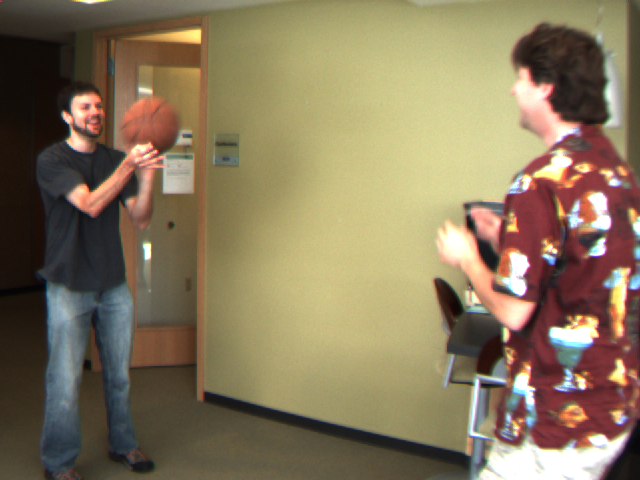
#> input picture Y4_Computer-Vision/CV-A3-Edge-Detection-Feature-Extraction/images/frame10.png, 640 x 480 px
$ jupyter execute --allow-errors assignment.ipynb
#> lines starting #> are read from the running program, lines starting #| are printed output that depends on the picture; after the words box and inside, x2 and y2 are one past the last pixel; in counts of white or black regions, pixels touching at a corner belong together
# CSL7360: Computer Vision - Assignment 3

**Student:** Atharva Date
**Roll Number:** B22AI045

---

## Setup: Import Libraries

[cell 1]
import numpy as np
import cv2
import matplotlib.pyplot as plt
from scipy.ndimage import convolve
from scipy.stats import multivariate_normal
import maxflow

print("All libraries imported successfully!")

---
# Question 1: Lucas-Kanade Optical Flow

Implementation of Lucas-Kanade optical flow with Harris corner detector from scratch.

## 1.1 Harris Corner Detector Implementation

[cell 2]
class HarrisCornerDetector:
    def __init__(self, k=0.04, threshold=0.01, window_size=3):
        self.k = k
        self.threshold = threshold
        self.window_size = window_size

    def detect(self, image):
        if len(image.shape) == 3:
            gray = cv2.cvtColor(image, cv2.COLOR_BGR2GRAY)
        else:
            gray = image

        gray = gray.astype(np.float32)

        Ix = convolve(gray, np.array([[-1, 0, 1], [-2, 0, 2], [-1, 0, 1]]))
        Iy = convolve(gray, np.array([[-1, -2, -1], [0, 0, 0], [1, 2, 1]]))

        Ixx = Ix * Ix
        Iyy = Iy * Iy
        Ixy = Ix * Iy

        window = np.ones((self.window_size, self.window_size))
        Sxx = convolve(Ixx, window)
        Syy = convolve(Iyy, window)
        Sxy = convolve(Ixy, window)

        det_M = (Sxx * Syy) - (Sxy ** 2)
        trace_M = Sxx + Syy
        R = det_M - self.k * (trace_M ** 2)

        corner_threshold = self.threshold * R.max()
        corners = R > corner_threshold

        corner_coords = np.argwhere(corners)
        corner_coords = corner_coords[:, [1, 0]]

        return corner_coords, R

print("✓ Harris Corner Detector class defined")

## 1.2 Lucas-Kanade Optical Flow Implementation

[cell 3]
class LucasKanadeOpticalFlow:
    def __init__(self, window_size=15):
        self.window_size = window_size
        self.half_window = window_size // 2

    def compute_flow(self, img1, img2, points):
        if len(img1.shape) == 3:
            gray1 = cv2.cvtColor(img1, cv2.COLOR_BGR2GRAY)
        else:
            gray1 = img1

        if len(img2.shape) == 3:
            gray2 = cv2.cvtColor(img2, cv2.COLOR_BGR2GRAY)
        else:
            gray2 = img2

        gray1 = gray1.astype(np.float32)
        gray2 = gray2.astype(np.float32)

        Ix = convolve(gray1, np.array([[-1, 0, 1], [-2, 0, 2], [-1, 0, 1]])) / 8.0
        Iy = convolve(gray1, np.array([[-1, -2, -1], [0, 0, 0], [1, 2, 1]])) / 8.0
        It = gray2 - gray1

        flows = []
        valid_points = []

        for point in points:
            x, y = int(point[0]), int(point[1])

            if (x - self.half_window < 0 or x + self.half_window >= gray1.shape[1] or
                y - self.half_window < 0 or y + self.half_window >= gray1.shape[0]):
                continue

            patch_Ix = Ix[y - self.half_window:y + self.half_window + 1,
                          x - self.half_window:x + self.half_window + 1].flatten()
            patch_Iy = Iy[y - self.half_window:y + self.half_window + 1,
                          x - self.half_window:x + self.half_window + 1].flatten()
            patch_It = It[y - self.half_window:y + self.half_window + 1,
                          x - self.half_window:x + self.half_window + 1].flatten()

            A = np.vstack((patch_Ix, patch_Iy)).T
            b = -patch_It

            ATA = A.T @ A

            if np.linalg.det(ATA) < 1e-5:
                continue

            flow = np.linalg.lstsq(A, b, rcond=None)[0]

            flows.append(flow)
            valid_points.append(point)

        return np.array(valid_points), np.array(flows)

print("✓ Lucas-Kanade Optical Flow class defined")

## 1.3 Load Input Frames

[cell 4]
img1 = cv2.imread('images/frame10.png')
#> img1 is the input picture: shape (480, 640, 3); mean B, G, R 91.8, 119.3, 134.9
img2 = cv2.imread('images/frame11.png')
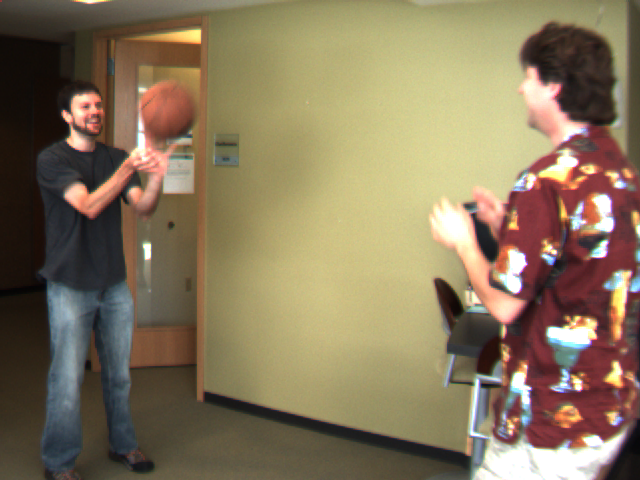
#> input picture Y4_Computer-Vision/CV-A3-Edge-Detection-Feature-Extraction/images/frame11.png, 640 x 480 px
#> img2 is the input picture: shape (480, 640, 3); mean B, G, R 91.6, 118.8, 134.6

if img1 is None or img2 is None:
    print("ERROR: Please place frame10.png and frame11.png in the images/ directory")
else:
    print(f"✓ Frame 1 loaded: {img1.shape}")
#| ✓ Frame 1 loaded: (480, 640, 3)
    print(f"✓ Frame 2 loaded: {img2.shape}")
#| ✓ Frame 2 loaded: (480, 640, 3)

    cv2.imwrite('outputs/frame10.png', img1)
    cv2.imwrite('outputs/frame11.png', img2)

    fig, axes = plt.subplots(1, 2, figsize=(12, 5))
    axes[0].imshow(cv2.cvtColor(img1, cv2.COLOR_BGR2RGB))
    axes[0].set_title('Frame 1 (frame10.png)')
    axes[0].axis('off')
    axes[1].imshow(cv2.cvtColor(img2, cv2.COLOR_BGR2RGB))
    axes[1].set_title('Frame 2 (frame11.png)')
    axes[1].axis('off')
    plt.tight_layout()
    plt.show()

## 1.4 Detect Harris Corners

[cell 5]
harris = HarrisCornerDetector(k=0.04, threshold=0.01, window_size=3)
corners, response = harris.detect(img1)
#> in detect, `corner_threshold = self.threshold * R.max()`: corner_threshold = 6.59e+09
#> in detect, `corners = R > corner_threshold`:
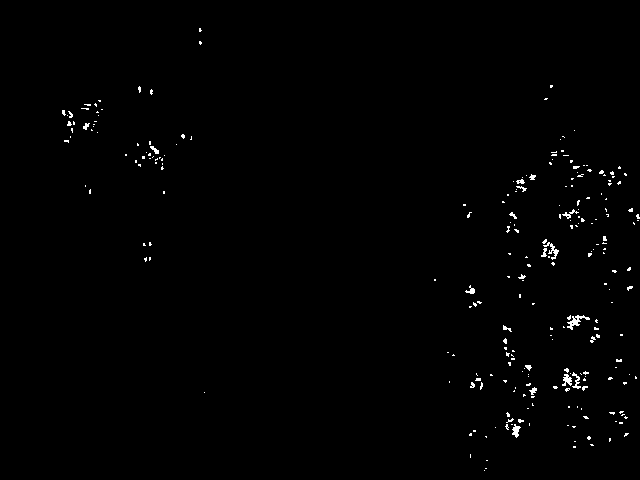
#> corners: shape (480, 640) bool; 0.75% white in thin lines or dots, all inside (x1, y1, x2, y2) = (62, 28, 640, 471)
#> in detect, `corner_coords = np.argwhere(corners)`: corner_coords = 2312 pairs, first value 28 to 470, second value 62 to 639
#> in detect, `corner_coords = corner_coords[:, [1, 0]]`: corner_coords = 2312 pairs, first value 62 to 639, second value 28 to 470
#> corners has the same summary as corner_coords in detect

corners = corners[::10]
#> corners = 232 pairs, first value 63 to 637, second value 28 to 468

print(f"✓ Detected {len(corners)} corners (after subsampling)")
#| ✓ Detected 232 corners (after subsampling)

corner_img = img1.copy()
for corner in corners:
    cv2.circle(corner_img, (int(corner[0]), int(corner[1])), 3, (0, 0, 255), -1)
#> this loop made 232 passes
#> corner on passes 1 to 3: [199, 28], [200, 41], [552, 85]
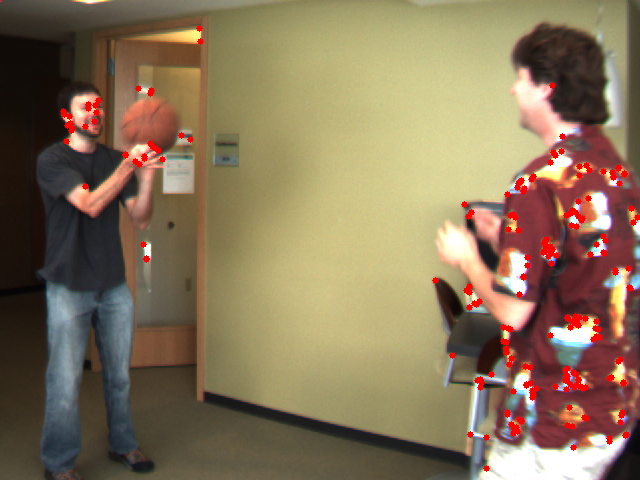
#> corner_img: shape (480, 640, 3); 1.68% of pixels changed, all inside (x1, y1, x2, y2) = (60, 25, 640, 472)

cv2.imwrite('outputs/harris_corners.jpg', corner_img)

plt.figure(figsize=(10, 8))
plt.imshow(cv2.cvtColor(corner_img, cv2.COLOR_BGR2RGB))
plt.title(f'Harris Corners Detected ({len(corners)} points)')
plt.axis('off')
plt.show()

## 1.5 Compute Optical Flow

[cell 6]
lk = LucasKanadeOpticalFlow(window_size=15)
valid_points, flows = lk.compute_flow(img1, img2, corners)
#> in compute_flow, `gray2 = cv2.cvtColor(img2, cv2.COLOR_BGR2GRAY)`:
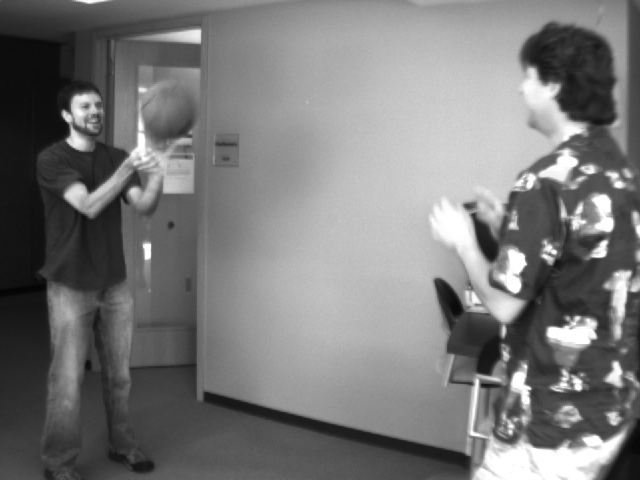
#> gray2: shape (480, 640); min 4, max 255, mean 120.4
#> in compute_flow, `It = gray2 - gray1`:
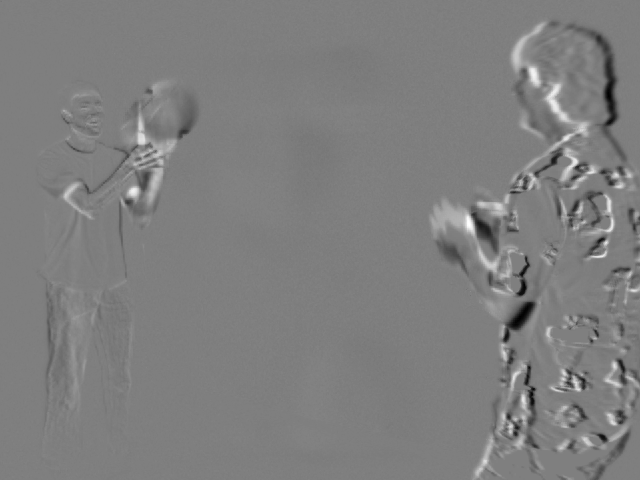
#> It: shape (480, 640) float32; min -204, max 205, mean -0.4; drawn with min black and max white
#> the loop in compute_flow, `for point in points:` made 232 passes
#> (x, y, ATA, flow) on passes 1 to 3: (199, 28, [[32503.8, -1267.2], [-1267.2, 38595.1]], [0.0149, 0.00706]), (200, 41, [[43551.7, 2289], [2289, 32218]], [-0.00507, -0.0142]), (552, 85, [[35368.5, 1970.4], [1970.4, 25858.9]], [-3.87, 0.479])
#> after the loop in compute_flow, `for point in points:`: flows = 230 pairs, first value -3.87 to 4.01, second value -3.37 to 3.34; valid_points = 230 pairs, first value 63 to 631, second value 28 to 468

print(f"✓ Successfully tracked {len(valid_points)} points")
#| ✓ Successfully tracked 230 points
print(f"✓ Average flow magnitude: {np.mean(np.linalg.norm(flows, axis=1)):.2f} pixels")
#| ✓ Average flow magnitude: 1.72 pixels

## 1.6 Visualize Optical Flow

[cell 7]
result = img2.copy()

for i, (point, flow) in enumerate(zip(valid_points, flows)):
    x, y = int(point[0]), int(point[1])
    fx, fy = flow

    cv2.circle(result, (x, y), 3, (0, 255, 0), -1)

    end_x = int(x + fx)
    end_y = int(y + fy)
    cv2.arrowedLine(result, (x, y), (end_x, end_y), (0, 0, 255), 2, tipLength=0.3)
#> this loop made 230 passes
#> (x, y, fx, fy, end_x, end_y) on passes 1 to 3: (199, 28, 0.0149, 0.00706, 199, 28), (200, 41, -0.00507, -0.0142, 199, 40), (552, 85, -3.87, 0.479, 548, 85)
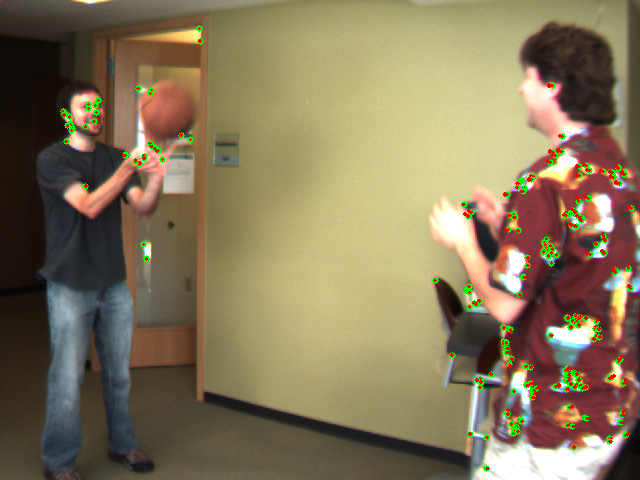
#> result: shape (480, 640, 3); 1.75% of pixels changed, all inside (x1, y1, x2, y2) = (60, 25, 635, 472)

cv2.imwrite('outputs/optical_flow_result.jpg', result)

plt.figure(figsize=(15, 5))
plt.subplot(1, 3, 1)
plt.imshow(cv2.cvtColor(img1, cv2.COLOR_BGR2RGB))
plt.title('Frame 1')
plt.axis('off')

plt.subplot(1, 3, 2)
plt.imshow(cv2.cvtColor(img2, cv2.COLOR_BGR2RGB))
plt.title('Frame 2')
plt.axis('off')

plt.subplot(1, 3, 3)
plt.imshow(cv2.cvtColor(result, cv2.COLOR_BGR2RGB))
plt.title('Optical Flow Visualization')
plt.axis('off')

plt.tight_layout()
plt.savefig('outputs/optical_flow_comparison.png', dpi=150, bbox_inches='tight')
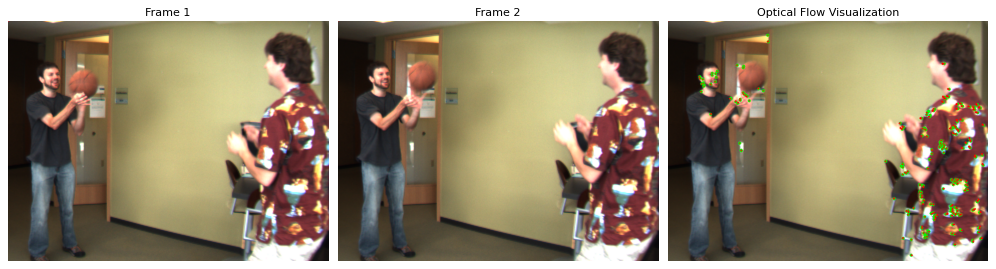
#> figure drawn by matplotlib, 3 panels
plt.show()

print("✓ Question 1 completed successfully!")

---
# Question 2: Graph Cut Segmentation

Implementation of binary segmentation using graph cuts with Gaussian color models.

## 2.1 Graph Cut Segmentation Implementation

[cell 8]
class GraphCutSegmentation:
    def __init__(self, image, smoothness_weight=10.0):
        self.image = image.astype(np.float32)
        self.smoothness_weight = smoothness_weight
        self.height, self.width = image.shape[:2]
        self.fg_model = None
        self.bg_model = None

    def fit_gaussian_models(self, fg_seeds, bg_seeds):
        fg_pixels = self.image[fg_seeds[:, 1], fg_seeds[:, 0]]
        bg_pixels = self.image[bg_seeds[:, 1], bg_seeds[:, 0]]

        self.fg_mean = np.mean(fg_pixels, axis=0)
        self.fg_cov = np.cov(fg_pixels.T) + np.eye(3) * 1e-5

        self.bg_mean = np.mean(bg_pixels, axis=0)
        self.bg_cov = np.cov(bg_pixels.T) + np.eye(3) * 1e-5

    def compute_data_term(self, pixel):
        fg_prob = multivariate_normal.pdf(pixel, self.fg_mean, self.fg_cov)
        bg_prob = multivariate_normal.pdf(pixel, self.bg_mean, self.bg_cov)

        fg_cost = -np.log(fg_prob + 1e-10)
        bg_cost = -np.log(bg_prob + 1e-10)

        return fg_cost, bg_cost

    def compute_smoothness_term(self, pixel1, pixel2):
        diff = np.linalg.norm(pixel1 - pixel2)
        return self.smoothness_weight * np.exp(-diff / 10.0)

    def segment(self, fg_seeds, bg_seeds):
        self.fit_gaussian_models(fg_seeds, bg_seeds)

        g = maxflow.Graph[float]()
        nodeids = g.add_grid_nodes((self.height, self.width))

        for y in range(self.height):
            for x in range(self.width):
                pixel = self.image[y, x]
                fg_cost, bg_cost = self.compute_data_term(pixel)

                g.add_tedge(nodeids[y, x], fg_cost, bg_cost)

        for y in range(self.height):
            for x in range(self.width):
                if x < self.width - 1:
                    weight = self.compute_smoothness_term(
                        self.image[y, x], self.image[y, x + 1])
                    g.add_edge(nodeids[y, x], nodeids[y, x + 1], weight, weight)

                if y < self.height - 1:
                    weight = self.compute_smoothness_term(
                        self.image[y, x], self.image[y + 1, x])
                    g.add_edge(nodeids[y, x], nodeids[y + 1, x], weight, weight)

        g.maxflow()

        segmentation = g.get_grid_segments(nodeids)

        return segmentation.astype(np.uint8) * 255

print("✓ Graph Cut Segmentation class defined")

## 2.2 Load Input Image and Create Seeds

[cell 9]
bird_img = cv2.imread('images/bird.jpg')
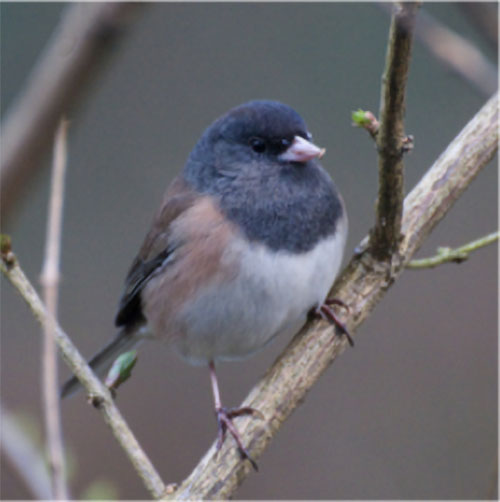
#> input picture Y4_Computer-Vision/CV-A3-Edge-Detection-Feature-Extraction/images/bird.jpg, 500 x 502 px
#> bird_img is the input picture: shape (502, 500, 3); mean B, G, R 109.6, 104.9, 106.3

if bird_img is None:
    print("ERROR: bird.jpg not found in images/ directory")
else:
    print(f"✓ Bird image loaded: {bird_img.shape}")
#| ✓ Bird image loaded: (502, 500, 3)

    cv2.imwrite('outputs/bird_original.jpg', bird_img)

    h, w = bird_img.shape[:2]
#> h = 502; w = 500

    fg_seeds = np.array([
        [w//2, h//2], [w//2 + 20, h//2], [w//2 - 20, h//2],
        [w//2, h//2 + 20], [w//2, h//2 - 20],
        [w//2 + 15, h//2 + 15], [w//2 - 15, h//2 - 15]
    ])

    bg_seeds = np.array([
        [30, 30], [w-30, 30], [30, h-30], [w-30, h-30],
        [w//2, 30], [w//2, h-30], [30, h//2], [w-30, h//2],
        [50, 50], [w-50, 50], [50, h-50], [w-50, h-50]
    ])

    print(f"✓ Foreground seeds: {len(fg_seeds)}")
#| ✓ Foreground seeds: 7
    print(f"✓ Background seeds: {len(bg_seeds)}")
#| ✓ Background seeds: 12

    plt.figure(figsize=(8, 6))
    plt.imshow(cv2.cvtColor(bird_img, cv2.COLOR_BGR2RGB))
    plt.title('Original Bird Image')
    plt.axis('off')
    plt.show()

## 2.3 Visualize Seeds

[cell 10]
seed_vis = bird_img.copy()

for seed in fg_seeds:
    cv2.circle(seed_vis, tuple(seed), 5, (0, 255, 0), -1)
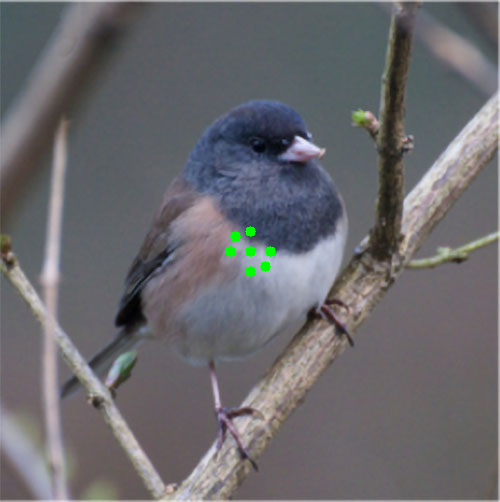
#> seed_vis: shape (502, 500, 3); 0.23% of pixels changed, all inside (x1, y1, x2, y2) = (225, 226, 276, 277)

for seed in bg_seeds:
    cv2.circle(seed_vis, tuple(seed), 5, (0, 0, 255), -1)
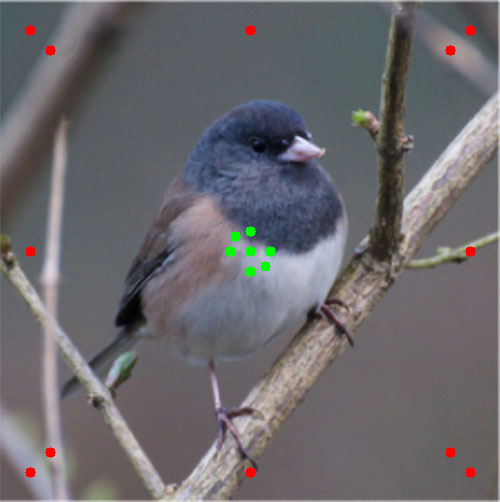
#> seed_vis: shape (502, 500, 3); 0.39% of pixels changed, all inside (x1, y1, x2, y2) = (25, 25, 476, 478)

cv2.imwrite('outputs/bird_seeds.jpg', seed_vis)

plt.figure(figsize=(8, 6))
plt.imshow(cv2.cvtColor(seed_vis, cv2.COLOR_BGR2RGB))
plt.title('Seed Placement (Green=Foreground, Red=Background)')
plt.axis('off')
plt.show()
